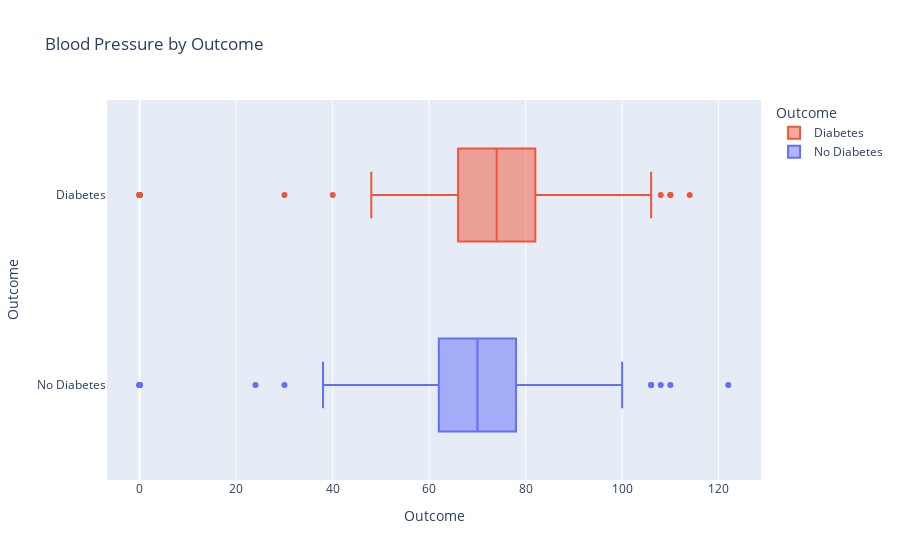

This figure's notebook cell:
### Markdown cell above
#### BloodPressure

### Code cell
fig = px.box(df_plot, y='Outcome', x='BloodPressure', 
             color='Outcome',
             color_discrete_map=color_discrete_map,
             title='Blood Pressure by Outcome',
             labels={'Outcome': 'Outcome', 'BloodPressure': 'Blood Pressure'})
fig.update_layout(xaxis=dict(title='Outcome'))

# Show the plot
fig.show()

### Figure 1 — Plotly figure (JSON) as saved in the notebook; plotly's stock layout.template omitted (floating-point values rounded to 4 significant figures; data arrays with more than 128 entries replaced by an {"elided": "..."} marker saying what was removed)
{"data": [{"alignmentgroup": "True", "hovertemplate": "Outcome=%{y}<br>Blood Pressure=%{x}<extra></extra>", "legendgroup": "Diabetes", "marker": {"color": "#EF553B"}, "name": "Diabetes", "notched": false, "offsetgroup": "Diabetes", "orientation": "h", "showlegend": true, "type": "box", "x": {"elided": "268 int values"}, "x0": " ", "xaxis": "x", "y": {"elided": "268 str values"}, "y0": " ", "yaxis": "y"}, {"alignmentgroup": "True", "hovertemplate": "Outcome=%{y}<br>Blood Pressure=%{x}<extra></extra>", "legendgroup": "No Diabetes", "marker": {"color": "#636EFA"}, "name": "No Diabetes", "notched": false, "offsetgroup": "No Diabetes", "orientation": "h", "showlegend": true, "type": "box", "x": {"elided": "500 int values"}, "x0": " ", "xaxis": "x", "y": {"elided": "500 str values"}, "y0": " ", "yaxis": "y"}], "layout": {"boxmode": "overlay", "legend": {"title": {"text": "Outcome"}, "tracegroupgap": 0}, "title": {"text": "Blood Pressure by Outcome"}, "xaxis": {"anchor": "y", "domain": [0, 1], "title": {"text": "Outcome"}}, "yaxis": {"anchor": "x", "categoryarray": ["No Diabetes", "Diabetes"], "categoryorder": "array", "domain": [0, 1], "title": {"text": "Outcome"}}}}
